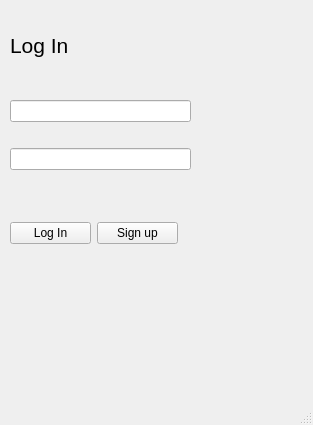
<?xml version="1.0" encoding="UTF-8"?>
<ui version="4.0">
 <class>MainWindow</class>
 <widget class="QMainWindow" name="MainWindow">
  <property name="geometry">
   <rect>
    <x>0</x>
    <y>0</y>
    <width>313</width>
    <height>425</height>
   </rect>
  </property>
  <property name="windowTitle">
   <string>MainWindow</string>
  </property>
  <widget class="QWidget" name="centralwidget">
   <widget class="QLabel" name="label">
    <property name="geometry">
     <rect>
      <x>10</x>
      <y>20</y>
      <width>81</width>
      <height>51</height>
     </rect>
    </property>
    <property name="font">
     <font>
      <pointsize>16</pointsize>
     </font>
    </property>
    <property name="text">
     <string>Log In</string>
    </property>
   </widget>
   <widget class="QWidget" name="">
    <property name="geometry">
     <rect>
      <x>10</x>
      <y>80</y>
      <width>181</width>
      <height>111</height>
     </rect>
    </property>
    <layout class="QVBoxLayout" name="verticalLayout">
     <item>
      <widget class="QLineEdit" name="lineEdit"/>
     </item>
     <item>
      <widget class="QLineEdit" name="lineEdit_2"/>
     </item>
    </layout>
   </widget>
   <widget class="QWidget" name="">
    <property name="geometry">
     <rect>
      <x>10</x>
      <y>220</y>
      <width>168</width>
      <height>26</height>
     </rect>
    </property>
    <layout class="QHBoxLayout" name="horizontalLayout">
     <item>
      <widget class="QPushButton" name="pushButton">
       <property name="text">
        <string>Log In</string>
       </property>
      </widget>
     </item>
     <item>
      <widget class="QPushButton" name="pushButton_2">
       <property name="text">
        <string>Sign up</string>
       </property>
      </widget>
     </item>
    </layout>
    <zorder>pushButton_2</zorder>
    <zorder>pushButton</zorder>
   </widget>
  </widget>
  <widget class="QMenuBar" name="menubar">
   <property name="geometry">
    <rect>
     <x>0</x>
     <y>0</y>
     <width>313</width>
     <height>21</height>
    </rect>
   </property>
  </widget>
  <widget class="QStatusBar" name="statusbar"/>
 </widget>
 <resources/>
 <connections/>
</ui>
